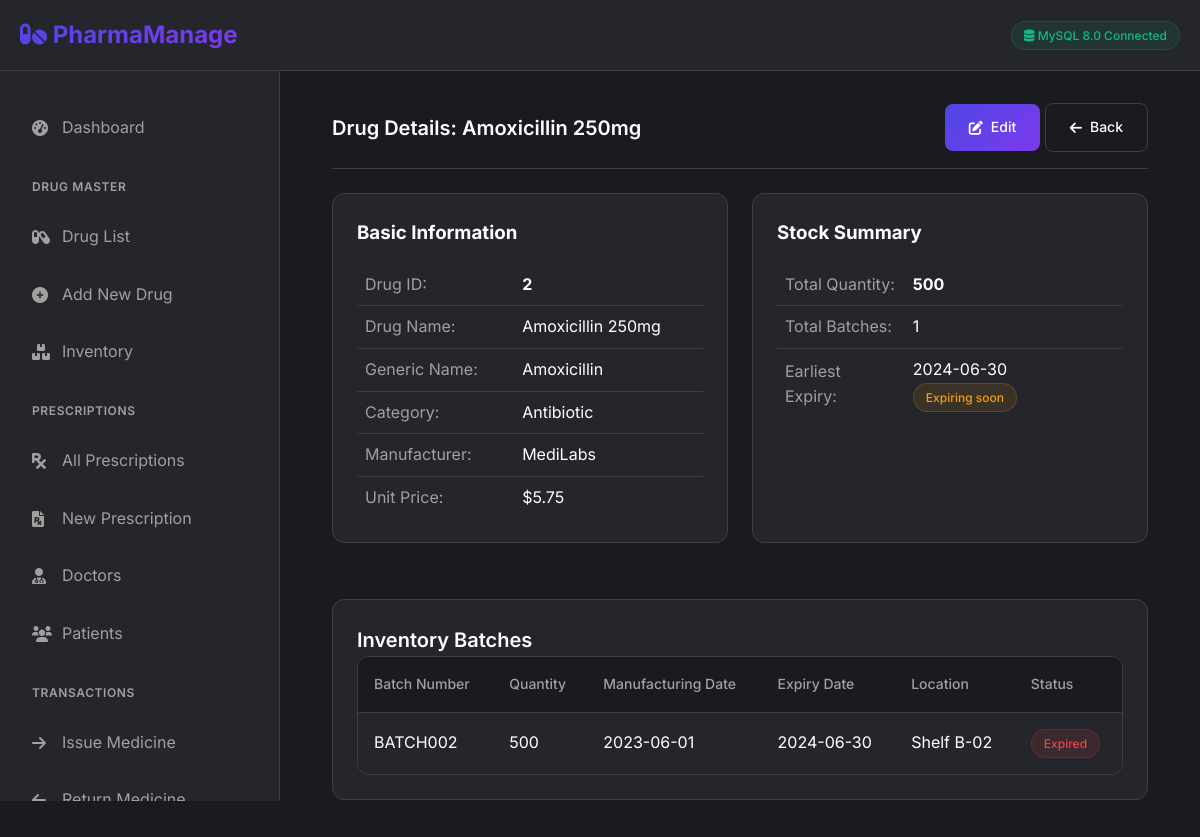
Page /modules/drug_master/view.php?id=2 on the committed database.
### tables this page shows
CREATE TABLE IF NOT EXISTS drugs (
    drug_id INT PRIMARY KEY AUTO_INCREMENT,
    drug_name VARCHAR(100) NOT NULL,
    generic_name VARCHAR(100),
    category VARCHAR(50),
    manufacturer VARCHAR(100),
    unit_price DECIMAL(10,2),
    created_at TIMESTAMP DEFAULT CURRENT_TIMESTAMP,
    updated_at TIMESTAMP DEFAULT CURRENT_TIMESTAMP ON UPDATE CURRENT_TIMESTAMP,
    INDEX idx_drug_name (drug_name),
    INDEX idx_category (category)
);

CREATE TABLE IF NOT EXISTS inventory (
    inventory_id INT PRIMARY KEY AUTO_INCREMENT,
    drug_id INT,
    batch_number VARCHAR(50) NOT NULL,
    quantity INT NOT NULL,
    expiry_date DATE NOT NULL,
    mfg_date DATE,
    location VARCHAR(50),
    created_at TIMESTAMP DEFAULT CURRENT_TIMESTAMP,
    FOREIGN KEY (drug_id) REFERENCES drugs(drug_id) ON DELETE CASCADE,
    INDEX idx_expiry (expiry_date),
    INDEX idx_batch (batch_number)
);

### modules/drug_master/view.php (the view, shortened to what this page needs)
<?php
require_once '../../config/database.php';
include '../../includes/header.php';
include '../../includes/sidebar.php';
$id = $_GET['id'] ?? 0;
$result = $db->query("SELECT * FROM drugs WHERE drug_id = $id");
$drug = $result->fetch_assoc();
$inventory = $db->query("
    SELECT * FROM inventory
    WHERE drug_id = $id
    ORDER BY expiry_date ASC
");
?>
<div class="main-content">
    <div class="container">
        <div class="card-header">
            <h1 class="card-title">Drug Details: <?php echo $drug['drug_name']; ?></h1>
            <div>
                <a href="edit.php?id=<?php echo $id; ?>" class="btn btn-primary">
                    <i class="fas fa-edit"></i> Edit
                </a>
                <a href="list.php" class="btn btn-secondary">
                    <i class="fas fa-arrow-left"></i> Back
                </a>
            </div>
        </div>
        <div class="stats-grid" style="grid-template-columns: repeat(2, 1fr);">
            <div class="card">
                <h3 style="margin-bottom: 1rem;">Basic Information</h3>
                <table style="width: 100%;">
                    <tr>
                        <td style="padding: 0.5rem; color: var(--text-secondary);">Drug ID:</td>
                        <td style="padding: 0.5rem;"><strong><?php echo $drug['drug_id']; ?></strong></td>
                    </tr>
                    <tr>
                        <td style="padding: 0.5rem; color: var(--text-secondary);">Drug Name:</td>
                        <td style="padding: 0.5rem;"><?php echo $drug['drug_name']; ?></td>
                    </tr>
                    <tr>
                        <td style="padding: 0.5rem; color: var(--text-secondary);">Generic Name:</td>
                        <td style="padding: 0.5rem;"><?php echo $drug['generic_name'] ?: 'N/A'; ?></td>
                    </tr>
                    <tr>
                        <td style="padding: 0.5rem; color: var(--text-secondary);">Category:</td>
                        <td style="padding: 0.5rem;"><?php echo $drug['category']; ?></td>
                    </tr>
                    <tr>
                        <td style="padding: 0.5rem; color: var(--text-secondary);">Manufacturer:</td>
                        <td style="padding: 0.5rem;"><?php echo $drug['manufacturer'] ?: 'N/A'; ?></td>
                    </tr>
                    <tr>
                        <td style="padding: 0.5rem; color: var(--text-secondary);">Unit Price:</td>
                        <td style="padding: 0.5rem;">$<?php echo number_format($drug['unit_price'], 2); ?></td>
                    </tr>
                </table>
            </div>
            <div class="card">
                <h3 style="margin-bottom: 1rem;">Stock Summary</h3>
                <?php
                $stock_summary = $db->query("
                    SELECT
                        SUM(quantity) as total_quantity,
                        COUNT(*) as total_batches,
                        MIN(expiry_date) as earliest_expiry,
                        MAX(expiry_date) as latest_expiry
                    FROM inventory
                    WHERE drug_id = $id
                ")->fetch_assoc();
                ?>
                <table style="width: 100%;">
                    <tr>
                        <td style="padding: 0.5rem; color: var(--text-secondary);">Total Quantity:</td>
                        <td style="padding: 0.5rem;"><strong><?php echo $stock_summary['total_quantity'] ?: 0; ?></strong></td>
                    </tr>
                    <tr>
                        <td style="padding: 0.5rem; color: var(--text-secondary);">Total Batches:</td>
                        <td style="padding: 0.5rem;"><?php echo $stock_summary['total_batches'] ?: 0; ?></td>
                    </tr>
                    <tr>
                        <td style="padding: 0.5rem; color: var(--text-secondary);">Earliest Expiry:</td>
                        <td style="padding: 0.5rem;">
                            <?php
                            if($stock_summary['earliest_expiry']) {
                                $days = (strtotime($stock_summary['earliest_expiry']) - time()) / (60 * 60 * 24);
                                echo date('Y-m-d', strtotime($stock_summary['earliest_expiry']));
                                if($days <= 30) {
                                    echo ' <span class="badge badge-warning">Expiring soon</span>';
                                }
                            } else {
                                echo 'N/A';
                            }
                            ?>
                        </td>
                    </tr>
                </table>
            </div>
        </div>
        <div class="card" style="margin-top: 2rem;">
            <h3 class="card-title">Inventory Batches</h3>
            <div class="table-container">
                <table>
                    <thead>
                        <tr>
                            <th>Batch Number</th>
                            <th>Quantity</th>
                            <th>Manufacturing Date</th>
                            <th>Expiry Date</th>
                            <th>Location</th>
                            <th>Status</th>
                        </tr>
                    </thead>
                    <tbody>
                        <?php if($inventory->num_rows > 0): ?>
                            <?php while($batch = $inventory->fetch_assoc()):
                                $days_until_expiry = (strtotime($batch['expiry_date']) - time()) / (60 * 60 * 24);
                            ?>
                            <tr>
                                <td><?php echo $batch['batch_number']; ?></td>
                                <td><?php echo $batch['quantity']; ?></td>
                                <td><?php echo $batch['mfg_date'] ? date('Y-m-d', strtotime($batch['mfg_date'])) : 'N/A'; ?></td>
                                <td><?php echo date('Y-m-d', strtotime($batch['expiry_date'])); ?></td>
                                <td><?php echo $batch['location'] ?: 'N/A'; ?></td>
                                <td>
                                    <?php if($batch['quantity'] == 0): ?>
                                        <span class="badge badge-danger">Out of Stock</span>
                                    <?php elseif($days_until_expiry <= 0): ?>
                                        <span class="badge badge-danger">Expired</span>
                                    <?php elseif($days_until_expiry <= 30): ?>
                                        <span class="badge badge-warning">Expiring Soon</span>
                                    <?php else: ?>
                                        <span class="badge badge-success">In Stock</span>
                                    <?php endif; ?>
                                </td>
                            </tr>
                            <?php endwhile; ?>
                        <?php else: ?>
                            <tr>
                                <td colspan="6" style="text-align: center;">No inventory records found</td>
                            </tr>
                        <?php endif; ?>
                    </tbody>
                </table>
            </div>
        </div>
    </div>
</div>
<?php include '../../includes/footer.php'; ?>

### css/style.css (style rules this page uses)
:root { --bg-primary: #1a1b1e; --bg-secondary: #2c2d31; --bg-card: #25262b; --text-primary: #ffffff; --text-secondary: #a0a0a0; --accent-primary: #4f46e5; --accent-secondary: #7c3aed; --success: #10b981; --warning: #f59e0b; --danger: #ef4444; --border-color: #3d3e44; }
* { margin: 0; padding: 0; box-sizing: border-box; }
body { font-family: 'Inter', -apple-system, BlinkMacSystemFont, sans-serif; background-color: var(--bg-primary); color: var(--text-primary); line-height: 1.6; }
.container { max-width: 1400px; margin: 0 auto; padding: 0 20px; }
.main-content { margin-left: 280px; padding: 2rem; min-height: calc(100vh - 70px); }
.card { background-color: var(--bg-card); border: 1px solid var(--border-color); border-radius: 12px; padding: 1.5rem; margin-bottom: 1.5rem; transition: transform 0.2s, box-shadow 0.2s; }
.card-header { display: flex; justify-content: space-between; align-items: center; margin-bottom: 1.5rem; padding-bottom: 1rem; border-bottom: 1px solid var(--border-color); }
.card-title { font-size: 1.25rem; font-weight: 600; color: var(--text-primary); }
.btn { display: inline-flex; align-items: center; justify-content: center; padding: 0.75rem 1.5rem; border: none; border-radius: 8px; font-size: 0.875rem; font-weight: 500; cursor: pointer; transition: all 0.2s; text-decoration: none; gap: 0.5rem; }
.btn-primary { background: linear-gradient(135deg, var(--accent-primary), var(--accent-secondary)); color: white; }
.btn-secondary { background-color: var(--bg-primary); color: var(--text-primary); border: 1px solid var(--border-color); }
.table-container { overflow-x: auto; border-radius: 12px; border: 1px solid var(--border-color); }
table { width: 100%; border-collapse: collapse; background-color: var(--bg-card); }
th { text-align: left; padding: 1rem; background-color: var(--bg-primary); color: var(--text-secondary); font-weight: 500; font-size: 0.875rem; border-bottom: 1px solid var(--border-color); }
td { padding: 1rem; border-bottom: 1px solid var(--border-color); color: var(--text-primary); }
tr:last-child td { border-bottom: none; }
.badge { display: inline-block; padding: 0.25rem 0.75rem; border-radius: 9999px; font-size: 0.75rem; font-weight: 500; }
.badge-warning { background-color: rgba(245, 158, 11, 0.1); color: var(--warning); border: 1px solid rgba(245, 158, 11, 0.2); }
.badge-danger { background-color: rgba(239, 68, 68, 0.1); color: var(--danger); border: 1px solid rgba(239, 68, 68, 0.2); }
.stats-grid { display: grid; grid-template-columns: repeat(auto-fit, minmax(250px, 1fr)); gap: 1.5rem; margin-bottom: 2rem; }

### rows in the picture
drugs: drug_name "Amoxicillin 250mg", drug_id "2", generic_name "Amoxicillin", category "Antibiotic", manufacturer "MediLabs", unit_price "5.75"
inventory: batch_number "BATCH002", quantity "500", mfg_date "2023-06-01", expiry_date "2024-06-30", location "Shelf B-02", shows "Expired"

### other values in the picture
$stock_summary['total_quantity'] ?: 0 "500"
$stock_summary['total_batches'] ?: 0 "1"
date('Y-m-d', strtotime($stock_summary['earliest_expiry'])) "2024-06-30"
